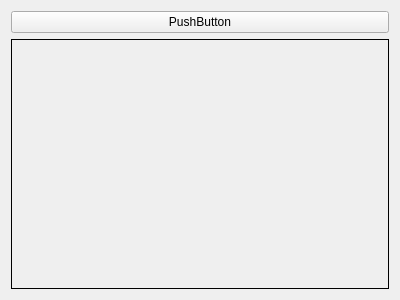
<?xml version="1.0" encoding="UTF-8"?>
<ui version="4.0">
 <class>Widget</class>
 <widget class="QWidget" name="Widget">
  <property name="geometry">
   <rect>
    <x>0</x>
    <y>0</y>
    <width>400</width>
    <height>300</height>
   </rect>
  </property>
  <property name="windowTitle">
   <string>Widget</string>
  </property>
  <layout class="QVBoxLayout" name="verticalLayout">
   <item>
    <widget class="QPushButton" name="pushButton">
     <property name="text">
      <string>PushButton</string>
     </property>
    </widget>
   </item>
   <item>
    <widget class="QStackedWidget" name="stackedWidget">
     <property name="frameShape">
      <enum>QFrame::Box</enum>
     </property>
     <property name="currentIndex">
      <number>0</number>
     </property>
     <widget class="TestSh" name="test"/>
     <widget class="QWidget" name="page_2">
      <widget class="QPushButton" name="pushButton_2">
       <property name="geometry">
        <rect>
         <x>60</x>
         <y>50</y>
         <width>80</width>
         <height>15</height>
        </rect>
       </property>
       <property name="text">
        <string>第二页</string>
       </property>
      </widget>
     </widget>
    </widget>
   </item>
  </layout>
 </widget>
 <layoutdefault spacing="6" margin="11"/>
 <customwidgets>
  <customwidget>
   <class>TestSh</class>
   <extends>QWidget</extends>
   <header>testsh.h</header>
   <container>1</container>
  </customwidget>
 </customwidgets>
 <resources/>
 <connections/>
</ui>
